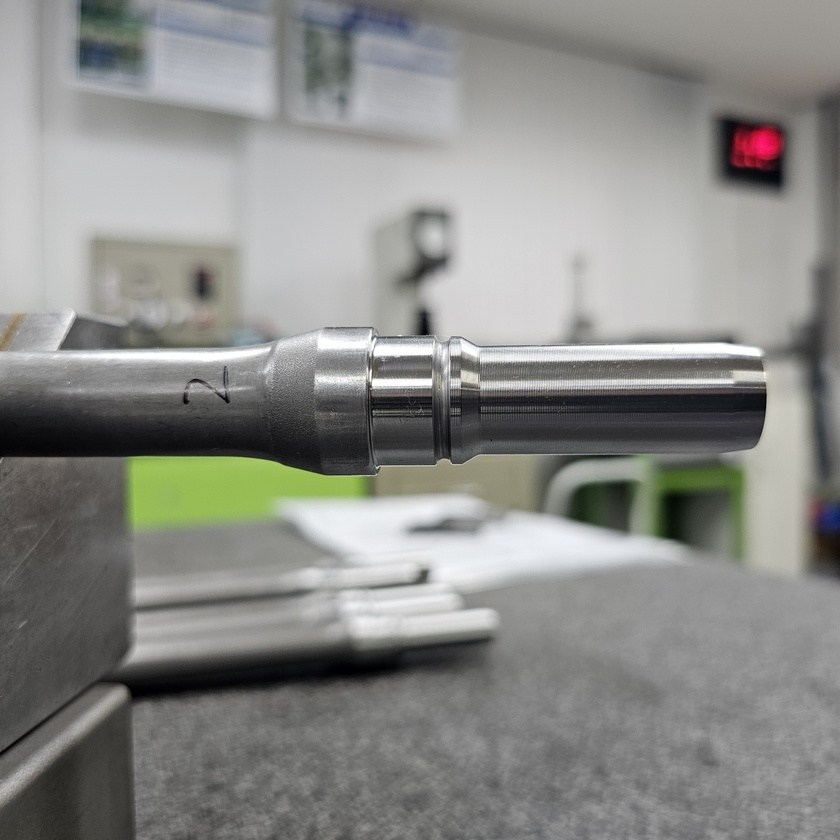
#> input picture Day011/sample.jpg, 840 x 840 px, shrunk from 2992 x 2992 before the run, found by its file name
$ python main.py
#> lines starting #> are read from the running program, lines starting #| are printed output that depends on the picture; after the words box and inside, x2 and y2 are one past the last pixel; in counts of white or black regions, pixels touching at a corner belong together
import cv2
from pathlib import Path


def main():

    image_path = Path("Day011/sample.jpg")

    image = cv2.imread(str(image_path))
#> image is the input picture: shape (840, 840, 3); mean B, G, R 135.6, 138.9, 138.4

    if image is None:
        print("이미지를 읽을 수 없습니다.")
        return

    result = image.copy()

    gray = cv2.cvtColor(image, cv2.COLOR_BGR2GRAY)
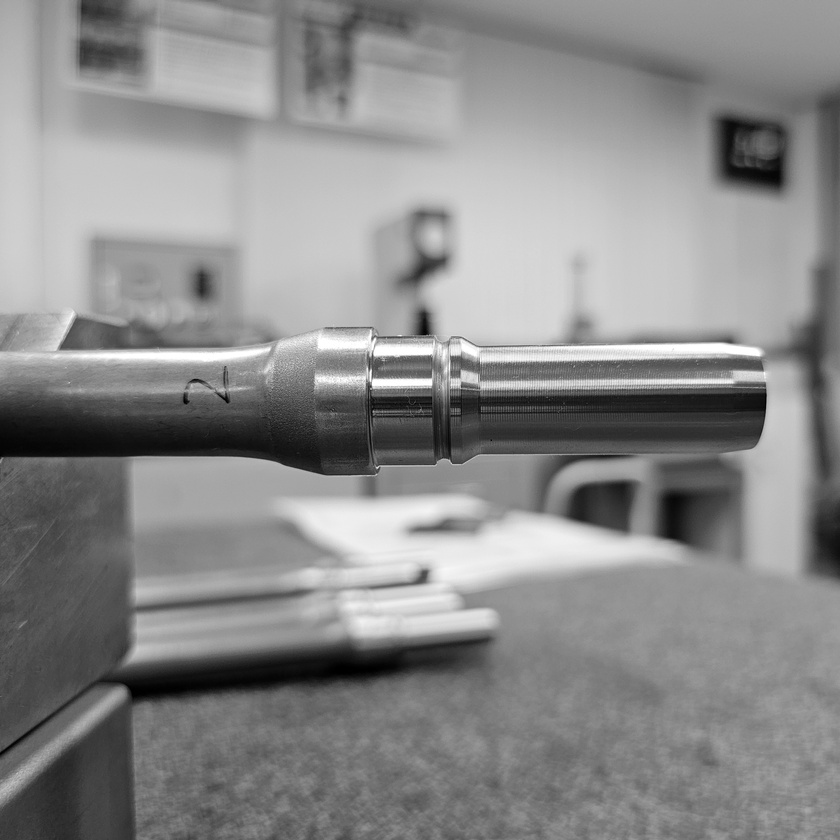
#> gray: shape (840, 840); min 0, max 255, mean 138.4

    blur = cv2.GaussianBlur(gray, (5,5),0)

    edge = cv2.Canny(blur,50,150)
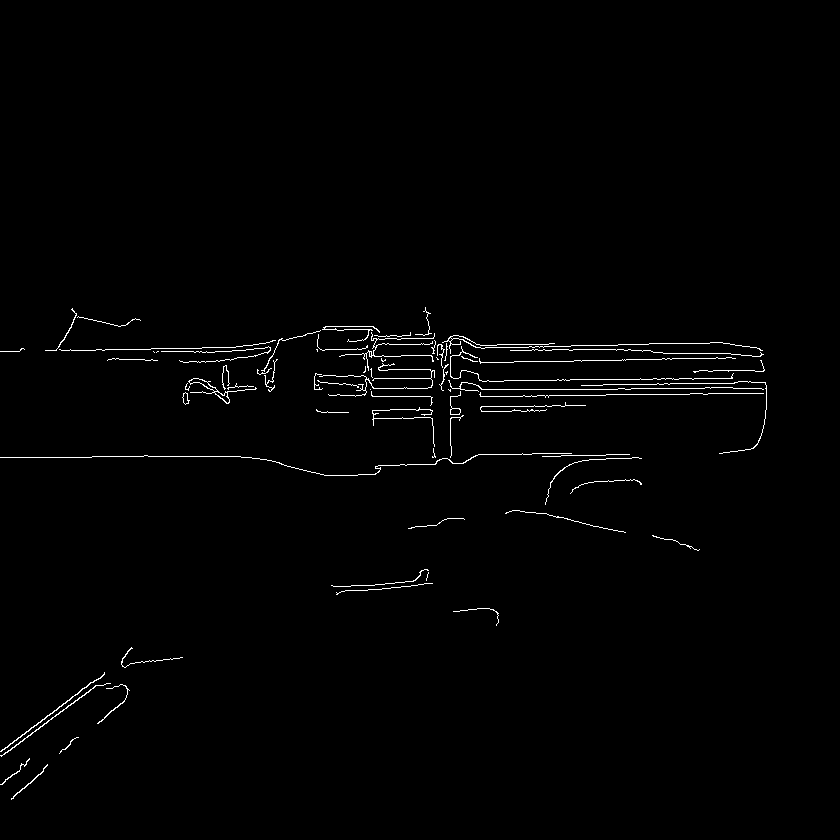
#> edge: shape (840, 840); 1.1% white in thin lines or dots, all inside (x1, y1, x2, y2) = (0, 307, 767, 800)

    contours, hierarchy = cv2.findContours(
        edge,
        cv2.RETR_EXTERNAL,
        cv2.CHAIN_APPROX_SIMPLE
    )
#> contours = 70 contours, 58 with area under 20; largest, box (x1, y1, x2, y2) and area: (188, 378, 257, 404) 202, (0, 672, 105, 752) 76, (0, 683, 111, 757) 64, (450, 391, 461, 415) 58, (182, 392, 190, 405) 46

    print("Contour 개수 :",len(contours))
#| Contour 개수 : 70

    if len(contours)==0:
        print("Contour 없음")
        return

    largest = max(contours,key=cv2.contourArea)
#> largest = contour of 91 points, box (x1, y1, x2, y2) (188, 378, 257, 404), area 202

    area = cv2.contourArea(largest)
#> area = 202

    print("가장 큰 면적 :",area)
#| 가장 큰 면적 : 202.0

    x,y,w,h = cv2.boundingRect(largest)
#> x = 188; y = 378; w = 69; h = 26

    print("x :",x)
#| x : 188
    print("y :",y)
#| y : 378
    print("width :",w)
#| width : 69
    print("height :",h)
#| height : 26

    cv2.rectangle(
        result,
        (x,y),
        (x+w,y+h),
        (0,255,0),
        3
    )
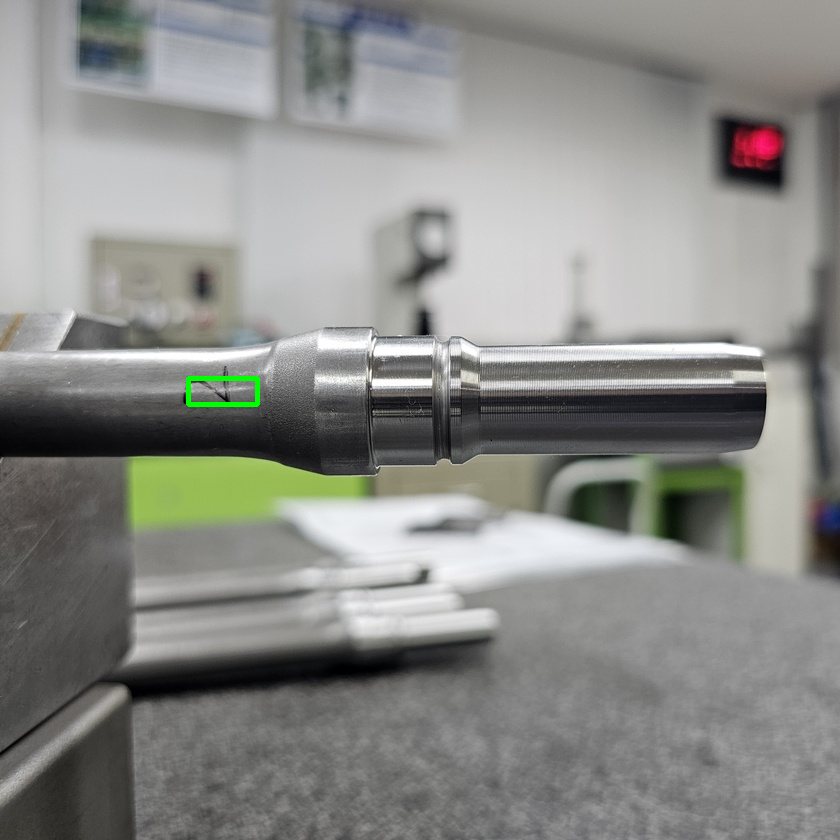
#> result: shape (840, 840, 3); 0.13% of pixels changed, all inside (x1, y1, x2, y2) = (186, 376, 260, 407)

    output_path = Path("Day011/bounding_rectangle.jpg")

    cv2.imwrite(str(output_path),result)

    print("저장 완료 :",output_path)


if __name__=="__main__":
    main()
